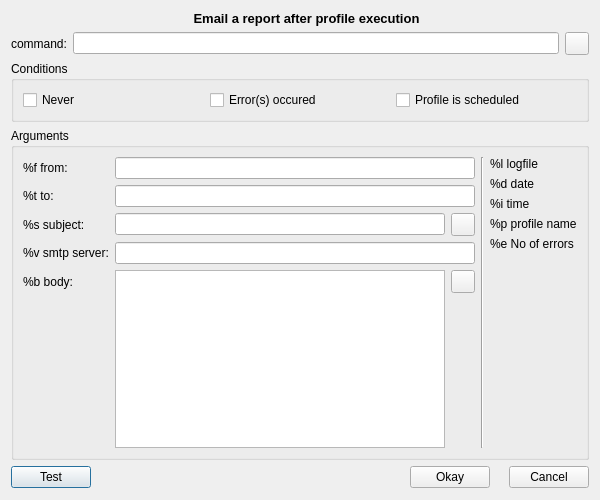
<?xml version="1.0" encoding="UTF-8"?>
<ui version="4.0">
 <class>emailDialog</class>
 <widget class="QDialog" name="emailDialog">
  <property name="windowModality">
   <enum>Qt::NonModal</enum>
  </property>
  <property name="geometry">
   <rect>
    <x>0</x>
    <y>0</y>
    <width>600</width>
    <height>500</height>
   </rect>
  </property>
  <property name="windowTitle">
   <string>luckyBackup - email</string>
  </property>
  <property name="windowIcon">
   <iconset resource="../resources/luckybackup.qrc">
    <normaloff>:/luckyPrefix/luckybackup_96.png</normaloff>:/luckyPrefix/luckybackup_96.png</iconset>
  </property>
  <layout class="QGridLayout" name="gridLayout_3">
   <item row="0" column="0">
    <layout class="QHBoxLayout" name="horizontalLayout">
     <item>
      <widget class="QLabel" name="label_emailIcon">
       <property name="text">
        <string/>
       </property>
       <property name="pixmap">
        <pixmap resource="../resources/luckybackup.qrc">:/luckyPrefix/email.png</pixmap>
       </property>
      </widget>
     </item>
     <item>
      <widget class="QLabel" name="label_message">
       <property name="sizePolicy">
        <sizepolicy hsizetype="Expanding" vsizetype="Preferred">
         <horstretch>0</horstretch>
         <verstretch>0</verstretch>
        </sizepolicy>
       </property>
       <property name="font">
        <font>
         <pointsize>10</pointsize>
         <weight>75</weight>
         <bold>true</bold>
        </font>
       </property>
       <property name="text">
        <string>Email a report after profile execution</string>
       </property>
       <property name="alignment">
        <set>Qt::AlignCenter</set>
       </property>
       <property name="wordWrap">
        <bool>true</bool>
       </property>
      </widget>
     </item>
    </layout>
   </item>
   <item row="2" column="0">
    <layout class="QHBoxLayout" name="horizontalLayout_3">
     <item>
      <widget class="QLabel" name="label_command">
       <property name="text">
        <string>command:</string>
       </property>
      </widget>
     </item>
     <item>
      <widget class="QLineEdit" name="lineEdit_command">
       <property name="toolTip">
        <string>Enter the full command with arguments to run
eg
sendemail -f %f -t %t -u &quot;%s&quot; -m &quot;%b&quot; -a %l -s %v</string>
       </property>
      </widget>
     </item>
     <item>
      <widget class="QToolButton" name="toolButton_default_command">
       <property name="toolTip">
        <string extracomment="This means &quot;use the default value for this field&quot;">Use default</string>
       </property>
       <property name="icon">
        <iconset resource="../resources/luckybackup.qrc">
         <normaloff>:/luckyPrefix/undo.png</normaloff>:/luckyPrefix/undo.png</iconset>
       </property>
      </widget>
     </item>
    </layout>
   </item>
   <item row="4" column="0">
    <widget class="QGroupBox" name="groupBox_arguments">
     <property name="title">
      <string>Arguments</string>
     </property>
     <layout class="QGridLayout" name="gridLayout_2">
      <item row="1" column="0">
       <widget class="QLabel" name="label_arg_from">
        <property name="toolTip">
         <string extracomment="Do not change the %f"/>
        </property>
        <property name="text">
         <string>%f from:</string>
        </property>
       </widget>
      </item>
      <item row="1" column="1" colspan="2">
       <widget class="QLineEdit" name="lineEdit_arg_from">
        <property name="toolTip">
         <string/>
        </property>
       </widget>
      </item>
      <item row="1" column="3" rowspan="6">
       <widget class="Line" name="line">
        <property name="orientation">
         <enum>Qt::Vertical</enum>
        </property>
       </widget>
      </item>
      <item row="1" column="4" rowspan="6">
       <layout class="QVBoxLayout" name="verticalLayout">
        <item>
         <widget class="QLabel" name="label_arg_logfile">
          <property name="toolTip">
           <string extracomment="Do not change the %l"/>
          </property>
          <property name="text">
           <string>%l logfile</string>
          </property>
         </widget>
        </item>
        <item>
         <widget class="QLabel" name="label_arg_date">
          <property name="toolTip">
           <string extracomment="Do not change the %d"/>
          </property>
          <property name="text">
           <string>%d date</string>
          </property>
         </widget>
        </item>
        <item>
         <widget class="QLabel" name="label_arg_time">
          <property name="toolTip">
           <string extracomment="Do not change the %i"/>
          </property>
          <property name="text">
           <string>%i time</string>
          </property>
         </widget>
        </item>
        <item>
         <widget class="QLabel" name="label_arg_profilename">
          <property name="toolTip">
           <string extracomment="Do not change the %p"/>
          </property>
          <property name="text">
           <string>%p profile name</string>
          </property>
         </widget>
        </item>
        <item>
         <widget class="QLabel" name="label_arg_Errors">
          <property name="toolTip">
           <string extracomment="Do not change the %p"/>
          </property>
          <property name="text">
           <string>%e No of errors</string>
          </property>
         </widget>
        </item>
        <item>
         <spacer name="verticalSpacer_2">
          <property name="orientation">
           <enum>Qt::Vertical</enum>
          </property>
          <property name="sizeHint" stdset="0">
           <size>
            <width>85</width>
            <height>64</height>
           </size>
          </property>
         </spacer>
        </item>
       </layout>
      </item>
      <item row="2" column="0">
       <widget class="QLabel" name="label_arg_to">
        <property name="toolTip">
         <string extracomment="Do not change the %t"/>
        </property>
        <property name="text">
         <string>%t to:</string>
        </property>
       </widget>
      </item>
      <item row="2" column="1" colspan="2">
       <widget class="QLineEdit" name="lineEdit_arg_to"/>
      </item>
      <item row="3" column="0">
       <widget class="QLabel" name="label_arg_subject">
        <property name="toolTip">
         <string extracomment="Do not change the %s"/>
        </property>
        <property name="text">
         <string>%s subject:</string>
        </property>
       </widget>
      </item>
      <item row="3" column="1">
       <widget class="QLineEdit" name="lineEdit_arg_subject"/>
      </item>
      <item row="4" column="0">
       <widget class="QLabel" name="label_arg_smtp">
        <property name="toolTip">
         <string extracomment="Do not change the %v"/>
        </property>
        <property name="text">
         <string>%v smtp server:</string>
        </property>
       </widget>
      </item>
      <item row="4" column="1" colspan="2">
       <widget class="QLineEdit" name="lineEdit_arg_smtp"/>
      </item>
      <item row="5" column="0">
       <widget class="QLabel" name="label_arg_body">
        <property name="toolTip">
         <string extracomment="Do not change the %b"/>
        </property>
        <property name="text">
         <string>%b body:</string>
        </property>
       </widget>
      </item>
      <item row="5" column="1" rowspan="2">
       <widget class="QTextBrowser" name="textBrowser_arg_body">
        <property name="cursor" stdset="0">
         <cursorShape>IBeamCursor</cursorShape>
        </property>
        <property name="textInteractionFlags">
         <set>Qt::LinksAccessibleByKeyboard|Qt::LinksAccessibleByMouse|Qt::TextBrowserInteraction|Qt::TextEditable|Qt::TextEditorInteraction|Qt::TextSelectableByKeyboard|Qt::TextSelectableByMouse</set>
        </property>
       </widget>
      </item>
      <item row="6" column="0">
       <spacer name="verticalSpacer">
        <property name="orientation">
         <enum>Qt::Vertical</enum>
        </property>
        <property name="sizeHint" stdset="0">
         <size>
          <width>83</width>
          <height>61</height>
         </size>
        </property>
       </spacer>
      </item>
      <item row="3" column="2">
       <widget class="QToolButton" name="toolButton_default_subject">
        <property name="toolTip">
         <string extracomment="This means &quot;use the default value for this field&quot;">Use default</string>
        </property>
        <property name="text">
         <string/>
        </property>
        <property name="icon">
         <iconset resource="../resources/luckybackup.qrc">
          <normaloff>:/luckyPrefix/undo.png</normaloff>:/luckyPrefix/undo.png</iconset>
        </property>
       </widget>
      </item>
      <item row="5" column="2">
       <widget class="QToolButton" name="toolButton_default_body">
        <property name="toolTip">
         <string extracomment="This means &quot;use the default value for this field&quot;">Use default</string>
        </property>
        <property name="text">
         <string/>
        </property>
        <property name="icon">
         <iconset resource="../resources/luckybackup.qrc">
          <normaloff>:/luckyPrefix/undo.png</normaloff>:/luckyPrefix/undo.png</iconset>
        </property>
       </widget>
      </item>
     </layout>
    </widget>
   </item>
   <item row="5" column="0">
    <layout class="QHBoxLayout" name="horizontalLayout_2">
     <item>
      <widget class="QPushButton" name="pushButton_test">
       <property name="toolTip">
        <string>Send an email right now to test the provided arguments</string>
       </property>
       <property name="text">
        <string>Test</string>
       </property>
       <property name="icon">
        <iconset resource="../resources/luckybackup.qrc">
         <normaloff>:/luckyPrefix/mail-forward.png</normaloff>:/luckyPrefix/mail-forward.png</iconset>
       </property>
      </widget>
     </item>
     <item>
      <spacer name="horizontalSpacer_2">
       <property name="orientation">
        <enum>Qt::Horizontal</enum>
       </property>
       <property name="sizeHint" stdset="0">
        <size>
         <width>88</width>
         <height>23</height>
        </size>
       </property>
      </spacer>
     </item>
     <item>
      <widget class="QPushButton" name="pushButton_ok">
       <property name="toolTip">
        <string>Accept changes and close dialog</string>
       </property>
       <property name="text">
        <string>Okay</string>
       </property>
       <property name="icon">
        <iconset resource="../resources/luckybackup.qrc">
         <normaloff>:/luckyPrefix/okay.png</normaloff>:/luckyPrefix/okay.png</iconset>
       </property>
      </widget>
     </item>
     <item>
      <spacer name="horizontalSpacer">
       <property name="orientation">
        <enum>Qt::Horizontal</enum>
       </property>
       <property name="sizeType">
        <enum>QSizePolicy::Fixed</enum>
       </property>
       <property name="sizeHint" stdset="0">
        <size>
         <width>13</width>
         <height>23</height>
        </size>
       </property>
      </spacer>
     </item>
     <item>
      <widget class="QPushButton" name="pushButton_cancel">
       <property name="toolTip">
        <string>Close dialog</string>
       </property>
       <property name="text">
        <string>Cancel</string>
       </property>
       <property name="icon">
        <iconset resource="../resources/luckybackup.qrc">
         <normaloff>:/luckyPrefix/cancel.png</normaloff>:/luckyPrefix/cancel.png</iconset>
       </property>
      </widget>
     </item>
    </layout>
   </item>
   <item row="3" column="0">
    <widget class="QGroupBox" name="groupBox_onlySend">
     <property name="toolTip">
      <string>Specify the conditions to send an email</string>
     </property>
     <property name="title">
      <string>Conditions</string>
     </property>
     <layout class="QGridLayout" name="gridLayout">
      <item row="0" column="1">
       <widget class="QCheckBox" name="checkBox_conditionError">
        <property name="cursor">
         <cursorShape>PointingHandCursor</cursorShape>
        </property>
        <property name="toolTip">
         <string>Only send when error(s) occured during a run</string>
        </property>
        <property name="text">
         <string>Error(s) occured</string>
        </property>
       </widget>
      </item>
      <item row="0" column="2">
       <widget class="QCheckBox" name="checkBox_conditionSchedule">
        <property name="cursor">
         <cursorShape>PointingHandCursor</cursorShape>
        </property>
        <property name="toolTip">
         <string>Only send when profile is scheduled to run</string>
        </property>
        <property name="text">
         <string>Profile is scheduled</string>
        </property>
       </widget>
      </item>
      <item row="0" column="0">
       <widget class="QCheckBox" name="checkBox_conditionNever">
        <property name="cursor">
         <cursorShape>PointingHandCursor</cursorShape>
        </property>
        <property name="toolTip">
         <string>Never send an email</string>
        </property>
        <property name="text">
         <string>Never</string>
        </property>
       </widget>
      </item>
     </layout>
    </widget>
   </item>
  </layout>
 </widget>
 <tabstops>
  <tabstop>lineEdit_command</tabstop>
  <tabstop>toolButton_default_command</tabstop>
  <tabstop>checkBox_conditionNever</tabstop>
  <tabstop>checkBox_conditionError</tabstop>
  <tabstop>checkBox_conditionSchedule</tabstop>
  <tabstop>lineEdit_arg_from</tabstop>
  <tabstop>lineEdit_arg_to</tabstop>
  <tabstop>lineEdit_arg_subject</tabstop>
  <tabstop>toolButton_default_subject</tabstop>
  <tabstop>lineEdit_arg_smtp</tabstop>
  <tabstop>textBrowser_arg_body</tabstop>
  <tabstop>toolButton_default_body</tabstop>
  <tabstop>pushButton_test</tabstop>
  <tabstop>pushButton_ok</tabstop>
  <tabstop>pushButton_cancel</tabstop>
 </tabstops>
 <resources>
  <include location="../resources/luckybackup.qrc"/>
 </resources>
 <connections>
  <connection>
   <sender>checkBox_conditionNever</sender>
   <signal>toggled(bool)</signal>
   <receiver>groupBox_arguments</receiver>
   <slot>setDisabled(bool)</slot>
   <hints>
    <hint type="sourcelabel">
     <x>87</x>
     <y>115</y>
    </hint>
    <hint type="destinationlabel">
     <x>240</x>
     <y>262</y>
    </hint>
   </hints>
  </connection>
  <connection>
   <sender>checkBox_conditionNever</sender>
   <signal>toggled(bool)</signal>
   <receiver>checkBox_conditionError</receiver>
   <slot>setDisabled(bool)</slot>
   <hints>
    <hint type="sourcelabel">
     <x>87</x>
     <y>115</y>
    </hint>
    <hint type="destinationlabel">
     <x>240</x>
     <y>115</y>
    </hint>
   </hints>
  </connection>
  <connection>
   <sender>checkBox_conditionNever</sender>
   <signal>toggled(bool)</signal>
   <receiver>checkBox_conditionSchedule</receiver>
   <slot>setDisabled(bool)</slot>
   <hints>
    <hint type="sourcelabel">
     <x>87</x>
     <y>115</y>
    </hint>
    <hint type="destinationlabel">
     <x>394</x>
     <y>115</y>
    </hint>
   </hints>
  </connection>
  <connection>
   <sender>checkBox_conditionNever</sender>
   <signal>toggled(bool)</signal>
   <receiver>label_command</receiver>
   <slot>setDisabled(bool)</slot>
   <hints>
    <hint type="sourcelabel">
     <x>87</x>
     <y>115</y>
    </hint>
    <hint type="destinationlabel">
     <x>32</x>
     <y>55</y>
    </hint>
   </hints>
  </connection>
  <connection>
   <sender>checkBox_conditionNever</sender>
   <signal>toggled(bool)</signal>
   <receiver>lineEdit_command</receiver>
   <slot>setDisabled(bool)</slot>
   <hints>
    <hint type="sourcelabel">
     <x>87</x>
     <y>115</y>
    </hint>
    <hint type="destinationlabel">
     <x>255</x>
     <y>54</y>
    </hint>
   </hints>
  </connection>
  <connection>
   <sender>checkBox_conditionNever</sender>
   <signal>toggled(bool)</signal>
   <receiver>toolButton_default_command</receiver>
   <slot>setDisabled(bool)</slot>
   <hints>
    <hint type="sourcelabel">
     <x>87</x>
     <y>115</y>
    </hint>
    <hint type="destinationlabel">
     <x>463</x>
     <y>55</y>
    </hint>
   </hints>
  </connection>
  <connection>
   <sender>checkBox_conditionNever</sender>
   <signal>toggled(bool)</signal>
   <receiver>pushButton_test</receiver>
   <slot>setDisabled(bool)</slot>
   <hints>
    <hint type="sourcelabel">
     <x>87</x>
     <y>115</y>
    </hint>
    <hint type="destinationlabel">
     <x>44</x>
     <y>403</y>
    </hint>
   </hints>
  </connection>
 </connections>
</ui>
